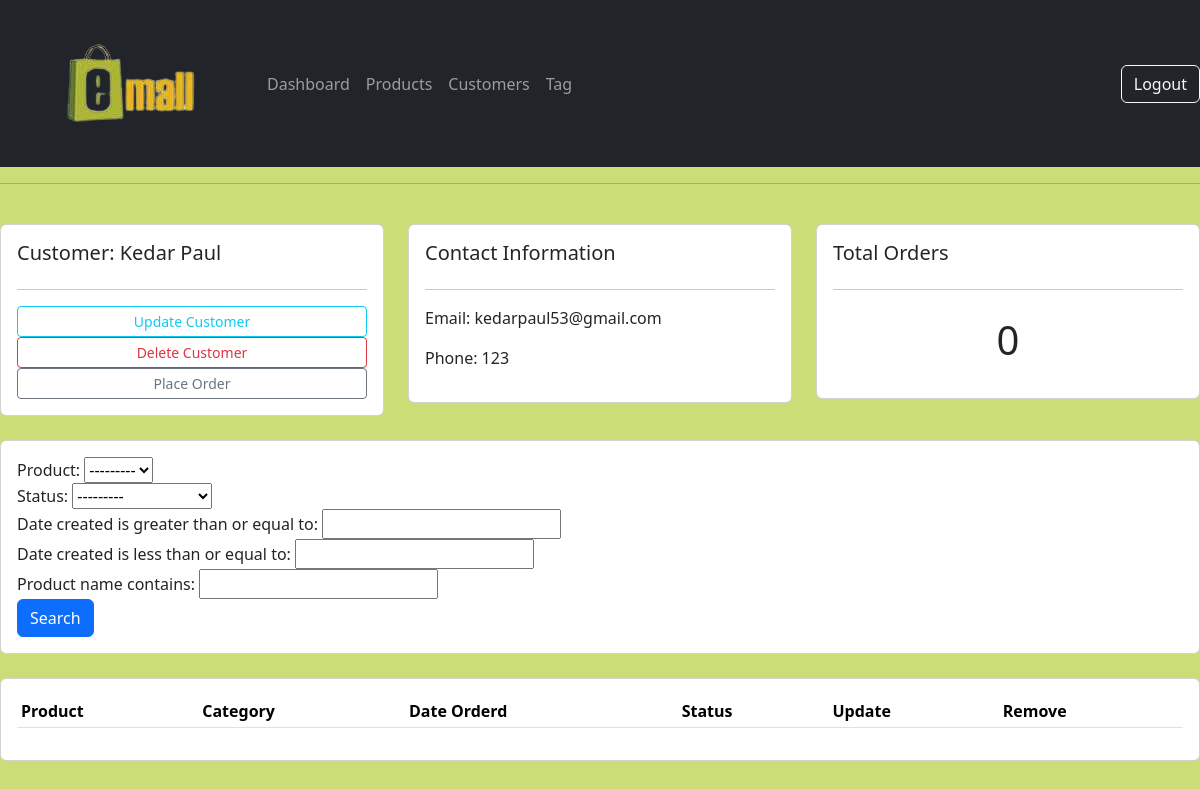
The page /customer/1/ (signed in) on the database as committed earlier.
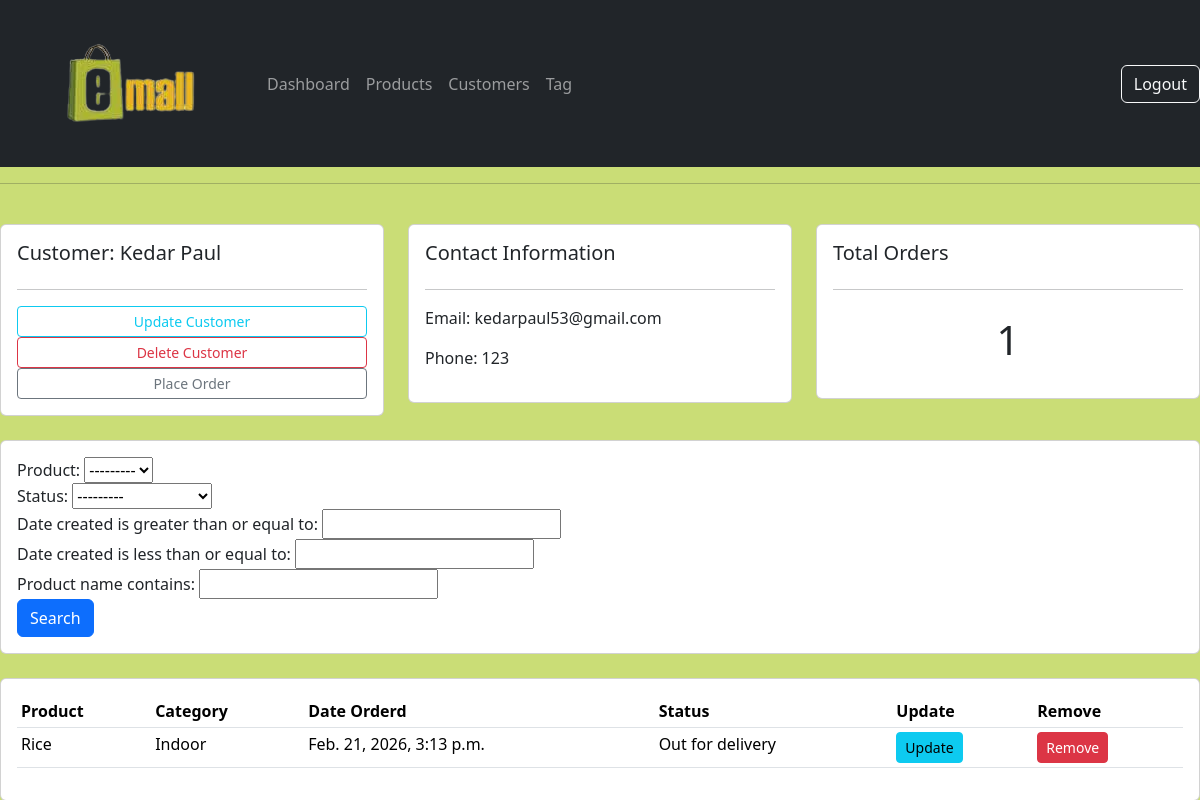
The same page on the database as committed later.
### account/models.py (models this page shows, shortened)
class Order(models.Model):
    STATUS = (
        ('Pending', 'Pending'),
        ('Out for delivery', 'Out for delivery'),
        ('Delivered', 'Delivered'),
    )
    customer = models.ForeignKey(Customer, null=True, on_delete=models.CASCADE)
    product = models.ForeignKey(Product, null=True, on_delete=models.CASCADE)
    date_created = models.DateTimeField(auto_now_add=True, null=True)
    status = models.CharField(max_length=200, null=True, choices=STATUS)

class Product(models.Model):
    CATEGORY = (
        ('Indoor', 'Indoor'),
        ('Out Door', 'Out Door'),
    )
    name = models.CharField(max_length=200, null=True)
    price = models.FloatField(null=True)
    category = models.CharField(max_length=200, null=True, choices=CATEGORY)
    description = models.CharField(max_length=200, null=True, blank=True)
    date_created = models.DateTimeField(auto_now_add=True, null=True)
    pic = models.ImageField(upload_to='product_images/', blank=True)
    tags = models.ManyToManyField(Tag)
    def __str__(self):
        return self.name

### account/views.py (the view)
# urls.py: path('customer/',views.customer,name='customer'),
@login_required(login_url='login')
def customer(request, pk_test=None):
    if pk_test:
        try:
            customer = Customer.objects.get(id=pk_test)
        except Customer.DoesNotExist:
            customer = None
        orders = customer.order_set.all() if customer else []
        order_count = orders.count() if customer else 0
        myfilter = OrderFilter(request.GET, queryset=orders)
        orders = myfilter.qs
        context = {'customer': customer, 'orders': orders, 'order_count': order_count, 'my_filter': myfilter}
    else:
        customers = Customer.objects.all()
        context = {'customers': customers}
    return render(request, 'account/customer.html', context)

### templates/account/customer.html
{% extends 'main.html' %}
{% block content %}
<br>
<div class="row">
	<div class="col-md">
		<div class="card card-body">
			<h5>Customer: {{customer.name}}</h5>
			<hr>
			<a class="btn btn-outline-info  btn-sm btn-block" href="{% url 'update_customer' customer.id %}">Update Customer</a>
			<a class="btn btn-outline-danger  btn-sm btn-block" href="{% url 'delete_customer' customer.id %}">Delete Customer</a>
			<a class="btn btn-outline-secondary  btn-sm btn-block" href="{% url 'place_order' customer.id %}">Place Order </a>
		</div>
	</div>
	<div class="col-md">
		<div class="card card-body">
			<h5>Contact Information</h5>
			<hr>
			<p>Email: {{customer.email}}</p>
			<p>Phone: {{customer.phone}}</p>
		</div>
	</div>
	<div class="col-md">
		<div class="card card-body">
			<h5>Total Orders</h5>
			<hr>
			<h1 style="text-align: center;padding: 10px">{{order_count}}</h1>
		</div>
	</div>
</div>
<br>
<div class="row">
	<div class="col">
		<div class="card card-body">
			<form method="get">
				{{my_filter.form}}
				<button class="btn btn-primary" type="submit">Search</button>
			</form>
		</div>
	</div>
</div>
<br>
<div class="row">
	<div class="col-md">
		<div class="card card-body">
			<table class="table table-sm">
				<tr>
					<th>Product</th>
					<th>Category</th>
					<th>Date Orderd</th>
					<th>Status</th>
					<th>Update</th>
					<th>Remove</th>
				</tr>
				{% for order in orders %}
				<tr>
					<td>{{order.product}}</td>
					<td>{{order.product.category}}</td>
					<td>{{order.date_created}}</td>
					<td>{{order.status}}</td>
					<td><a class="btn btn-sm btn-info" href="{% url 'update_order' order.id %}">Update</a></td>
					<td><a class="btn btn-sm btn-danger" href="{% url 'delete_order' order.id %}">Remove</a></td>
				</tr>
				{% endfor %}
			</table>
		</div>
	</div>
</div>
{% endblock %}

Rows that differ between the two databases and show on the page:
added Order: product "Rice", product.category "Indoor", date_created "Feb. 21, 2026, 3:13 p.m.", status "Out for delivery"
Other text that changed with them:
{{ order_count }}: "0" → "1"
